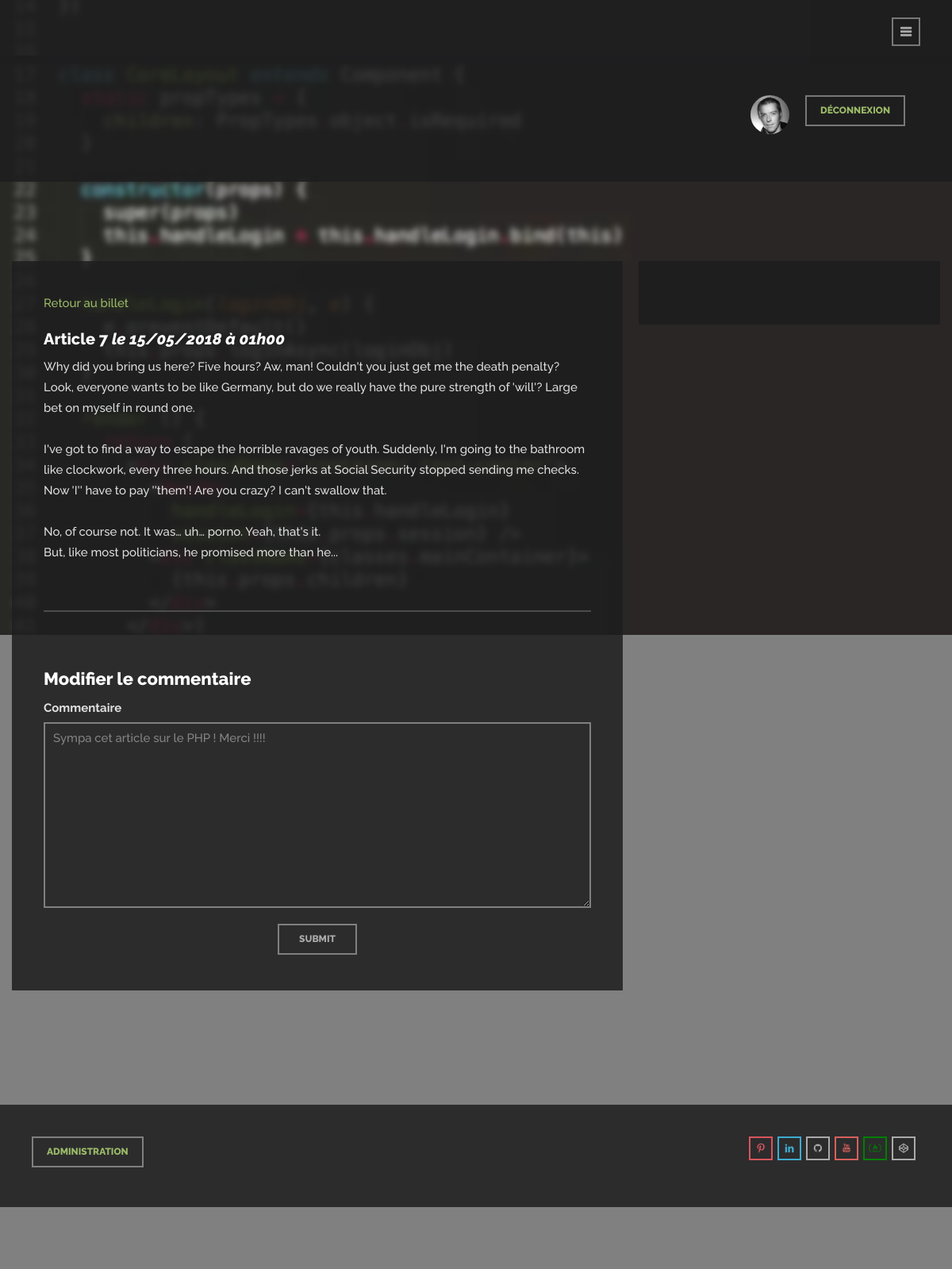
The page /index.php?action=modifyCommentPage&id=24 (signed in) on the database its author committed.
### tables this page shows
CREATE TABLE `Posts` (
  `id` int(11) NOT NULL,
  `title` varchar(100) NOT NULL,
  `chapo` varchar(200) DEFAULT NULL,
  `intro` varchar(600) NOT NULL,
  `content` text NOT NULL,
  `author` int(10) NOT NULL,
  `creation_date` datetime NOT NULL,
  `last_updated` datetime DEFAULT NULL,
  `file_extension` varchar(150) NOT NULL
);

CREATE TABLE `Comments` (
  `id` int(11) NOT NULL,
  `post_id` int(11) NOT NULL,
  `author` int(10) NOT NULL,
  `content` text NOT NULL,
  `creation_date` datetime NOT NULL,
  `last_updated` datetime DEFAULT NULL,
  `validation` int(11) NOT NULL
);

### controller/frontend.php (called while the page is built, shortened)
<?php
require_once('model/PostManager.php');
require_once('model/CommentManager.php');
function modifyCommentPage($commentId){
	$postManager = new \Philippe\Blog\Model\PostManager();
	$commentManager = new \Philippe\Blog\Model\CommentManager();
	$comment = $commentManager->getComment($commentId);
	$post = $postManager->getPost($comment['post_id']);
	require('view/frontend/modifyView.php');
}

### model/PostManager.php (called while the page is built, shortened)
<?php
class PostManager extends Manager
{
	public function getPost($postId){
		$dbProjet5 = $this->dbConnect();
		$req = $dbProjet5->prepare('SELECT p.id, p.title, p.chapo, p.intro, p.content, u.pseudo AS author, p.file_extension, DATE_FORMAT(p.creation_date, \'%d/%m/%Y à %Hh%i\') AS creation_date_fr, DATE_FORMAT(p.last_updated, \'%d/%m/%Y à %Hh%i\') AS last_updated_fr
			FROM Posts p
            INNER JOIN Users u ON u.id = p.author
			WHERE p.id = ?');
		$req->execute(array($postId));
		$post = $req->fetch();
		return $post;
	}
}

### model/CommentManager.php (called while the page is built, shortened)
<?php
class CommentManager extends Manager
{
	public function getComment($commentId){
		$dbProjet5 = $this->dbConnect();
		$req = $dbProjet5->prepare('SELECT c.id, c.post_id, u.pseudo AS author, c.content, DATE_FORMAT(c.creation_date, \'%d/%m/%Y à %Hh%i\') AS creation_date_fr, DATE_FORMAT(c.last_updated, \'%d/%m/%Y à %Hh%imin\') AS last_updated_fr
		 	FROM Comments c
            INNER JOIN Users u ON u.id = c.author
		 	WHERE c.id = ?');
		$req->execute(array($commentId));
		$comment = $req->fetch();
		return $comment;
	}
}

### view/frontend/modifyView.php (the view, shortened to what this page needs)
  <div class="container inner">
    <div class="blog box mgbottom2 row">
      <div class="col-md-12">
        <?php if (isset($_SESSION['pseudo'])): ?>
          <p class="pull-right">
            <btn class="btn btn-default logoutbtn">
              <a href="index.php?action=logout">Déconnexion</a>
            </btn>
            <?php if ($_SESSION['avatar'] != ''): ?>
              <img class="img-responsive img-circle avatarblogpage2" src="public/images/avatar/<?= $_SESSION['avatar']; ?>" />
            <?php else: ?> <img class="img-responsive img-circle avatarblogpagedefault" src="public/images/avatar/avatardefaut.png" />
            <?php endif; ?>
          </p>
        <?php endif; ?>
      </div>
    </div>
    <div class="single blog row">
      <div class="col-md-8 col-sm-12 content">
        <div class="blog-posts">
          <div class="post box">
            <p>
              <a href="index.php?action=blogpost&amp;id=<?= $post['id'] ?>">Retour au billet</a>
            </p>
            <div class="news">
              <h3>
                <?= htmlspecialchars($post['title']) ?>
                <em>le <?= $post['creation_date_fr'] ?></em>
              </h3>
              <p>
                <?= nl2br(htmlspecialchars($post['intro'])) ?>...
              </p>
            </div>
            <hr>
            <h2>Modifier le commentaire</h2>
            <?php include "forms/form_modifycomment.php"; ?>
            <div class="divide20"></div>
          </div>
        </div>
        <div class="divide20"></div>
        <div class="divide20"></div>
        <div class="divide20"></div>
        <div class="divide20"></div>
        <div class="divide20"></div>
      </div>
      <aside class="col-md-4 col-sm-12 sidebar">
        <div class="sidebox box widget">
        </div>
      </aside>
    </div>
      <div class="container bottomcontainer">
        <div class="row">
          <?php include "includes/footer.php"; ?>
        </div>
      </div>
  </div>
<?php require('template.php'); ?>

### view/frontend/forms/form_modifycomment.php (shortened to what this page needs)
<form action="index.php?action=modifyComment&amp;id=<?= $comment['id'] ?>" method="post">
	<div>
    	<label for="content">Commentaire</label><br />
    	<textarea id="content" name="content"><?= htmlspecialchars($comment['content']) ?></textarea>
  	</div>
  	<div class="text-center">
    	<input  class="btn btn-default validate" type="submit" />
  	</div>
</form>

### public/style.css (style rules this page uses)
input { background-color: rgba(30,30,31,0.85); }
.logoutbtn { float: right; }
.avatarblogpage2 { width: 10%; float: right; margin: 0 20px; }
.bottomcontainer { margin-top: 130px; }
.mgbottom2 { margin-bottom : 50px; }
.validate { width: 100px; display: block; margin: 0 auto; }
*, *:before, *:after { -webkit-box-sizing: border-box; -moz-box-sizing: border-box; box-sizing: border-box; }
body { overflow-x: hidden !important }
body { font-family: 'Raleway', sans-serif; overflow-x: hidden; background: grey; color: #e0e0e0; font-size: 15px; font-weight: 500; -webkit-font-smoothing: antialiased; -moz-osx-font-smoothing: grayscale; -webkit-text-size-adjust: 100%; }
.container { padding-right: 0; padding-left: 0; }
body, li, address { line-height: 26px }
input, button, select, textarea { font-family: 'Raleway', sans-serif; font-size: 15px; font-weight: normal; }
p { margin: 0 0 20px }
a { color: #9cbc68; -webkit-transition: all 200ms ease-in; -o-transition: all 200ms ease-in; -moz-transition: all 200ms ease-in; }
h1, h2, h3, h4, h5, h6 { font-family: 'Raleway', sans-serif; margin-top: 0; color: #FFF; margin-bottom: 10px; font-weight: 800; }
h2 { font-size: 22px; line-height: 28px; }
h3 { font-size: 20px; line-height: 24px; }
.inner { padding-top: 70px; padding-bottom: 70px; }
hr { border: none; border-bottom: 2px solid rgba(255,255,255,0.2); padding-bottom: 40px; margin-bottom: 70px; }
.btn, .btn-submit { color: #aaaaaa !important; background: none; border: 2px solid rgba(255,255,255,0.4); margin-bottom: 10px; margin-right: 4px; font-size: 12px; padding: 9px 17px; font-weight: 800; text-shadow: none; text-transform: uppercase; -webkit-border-radius: 0; border-radius: 0; -webkit-transition: all 200ms ease-in; -o-transition: all 200ms ease-in; -moz-transition: all 200ms ease-in; -webkit-box-shadow: none; -moz-box-shadow: none; box-shadow: none; display: inline-block; }
.text-center .btn { margin: 0 4px }
.box { padding: 40px; background: rgba(30,30,31,0.85); }
.post.box { padding-bottom: 25px }
.post { margin-bottom: 20px }
.single .post { margin-bottom: 0 }
.sidebar { padding-left: 25px }
.blog .sidebar { padding-left: 5px }
.post:after { content: ''; display: block; height: 0; clear: both; visibility: hidden; }
.sidebox { margin-top: 20px; display: block; }
.sidebox:first-child { margin: 0 }
input, textarea, .uneditable-input { width: 100% }
select, textarea, input[type="text"], input[type="password"], input[type="datetime"], input[type="datetime-local"], input[type="date"], input[type="month"], input[type="time"], input[type="week"], input[type="number"], input[type="email"], input[type="url"], input[type="search"], input[type="tel"], input[type="color"], .uneditable-input { display: inline-block; -webkit-font-smoothing: antialiased; -webkit-text-size-adjust: 100%; height: 44px; padding: 0 10px; margin-bottom: 20px; font-size: 15px; line-height: 26px; font-weight: 500; border: 0; color: #848484; border: 2px solid rgba(255,255,255,0.4); background: none; resize: none; vertical-align: middle; -webkit-box-shadow: none; -moz-box-shadow: none; box-shadow: none; -webkit-border-radius: 0; border-radius: 0; -webkit-transition: all 200ms ease-in; -o-transition: all 200ms ease-in; -moz-transition: all 200ms ease-in; }
textarea { height: 100%; padding: 5px 10px; margin-bottom: 20px; min-height: 234px; resize: vertical; }
.divide20 { width: 100%; height: 20px; }
@media (max-width: 1270px) { .blog { padding-top: 50px } }

### public/css/color/green.css (style rules this page uses)
a { color: #9cbc68; }

### rows shown on the page
posts: title "Article 7", intro "Why did you bring us here? Five hours? Aw, man! Couldn't you just get me the death penalty? Look, everyone wants to be like Germany, but do we really have the pure strength of 'will'? Large bet on myself in round one. I've got to find a way to escape the horrible ravages of youth. Suddenly, I'm going to the bathroom like clockwork, every three hours. And those jerks at Social Security stopped sending me checks. Now 'I'' have to pay ''them'! Are you crazy? I can't swallow that. No, of course not. It was… uh… porno. Yeah, that's it. But, like most politicians, he promised more than he"
comments: content "Sympa cet article sur le PHP ! Merci !!!!"

### other values the page prints
$post['creation_date_fr'] "15/05/2018 à 01h00"
